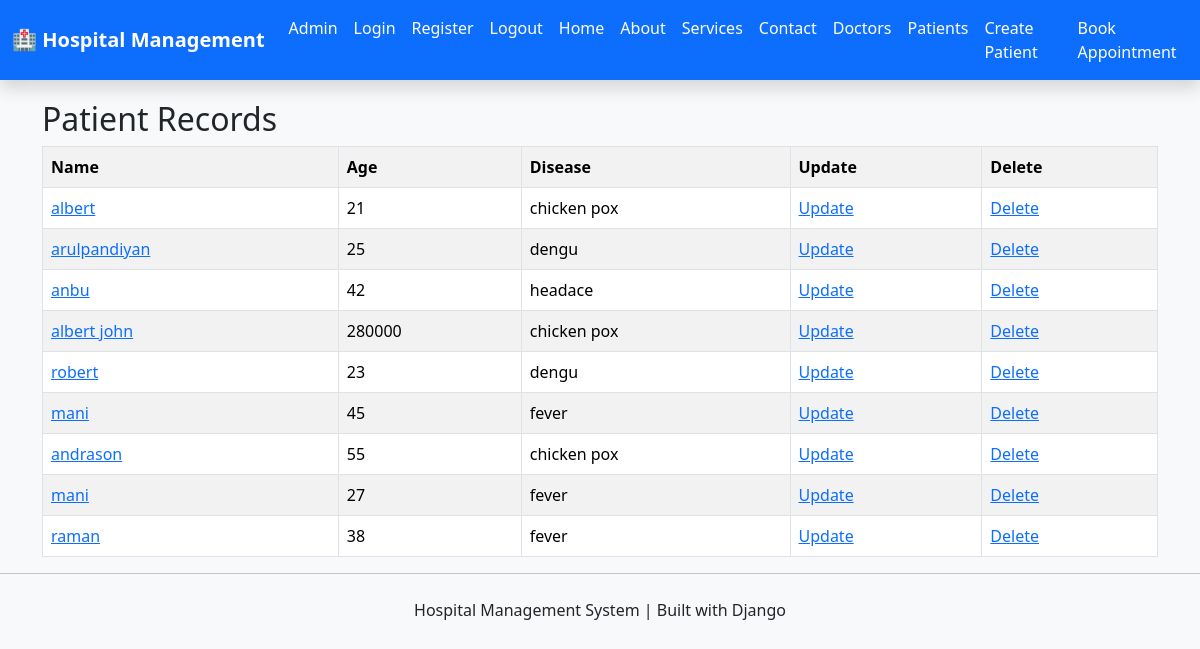
The app's page /patients/ with its own data.
### core/models.py (models this page shows, shortened)
class Patient(models.Model):
    name=models.CharField(max_length=100)
    age=models.IntegerField()
    doctor=models.ForeignKey(
        Doctor,
        on_delete=models.SET_NULL,
        null=True
        )
    disease=models.ManyToManyField(
        Disease,
        )

class Disease(models.Model):
    disease_name=models.CharField()

### core/views.py (the view)
# urls.py: path('patients/',PatientListView.as_view(),name='patient'),
class PatientListView(ListView):
    model=Patient
    template_name="patient.html"
    context_object_name="patients"

### core/templates/patient.html
{% extends 'base.html' %}
{% block content %}
<h2>Patient Records</h2>
<table class="table table-striped table-hover table-bordered">
    <tr>
        <th>Name</th>
        <th>Age</th>
        <th>Disease</th>
        <th>Update</th>
        <th>Delete</th>
    </tr>
    {% for patient in patients %}
    <tr>
        <td><a href="{% url 'patient_detail' patient.id %}">{{ patient.name }}</a></td>
        <td>{{ patient.age }}</td>
        <td>
    {% for disease in patient.disease.all %}
        {{ disease.disease_name }}{% if not forloop.last %}, {% endif %}
    {% endfor %}
</td>
        <td>
        <a href="{% url 'update_patient' patient.id %}">
            Update
        </a>
        </td>
        <td>
        <a href="{% url 'delete_patient' patient.id %}">
            Delete
        </a>
        </td>
    </tr>
    {% endfor %}
</table>
{% endblock %}

### core/templates/base.html (style rules this page uses)
body { background-color:#f8f9fa; }

### records on screen
Patient: name "albert", age "21"
Disease: disease_name "chicken pox"
Patient: name "arulpandiyan", age "25"
Disease: disease_name "dengu"
Patient: name "anbu", age "42"
Disease: disease_name "headace"
Patient: name "albert john", age "280000"
Patient: name "robert", age "23"
Patient: name "mani", age "45"
Disease: disease_name "fever"
Patient: name "andrason", age "55"
Patient: name "mani", age "27"
Patient: name "raman", age "38"
